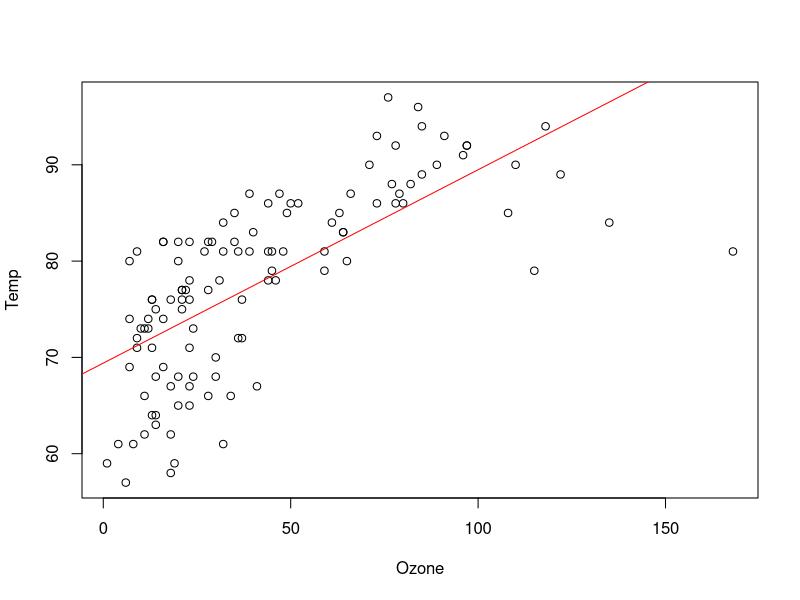
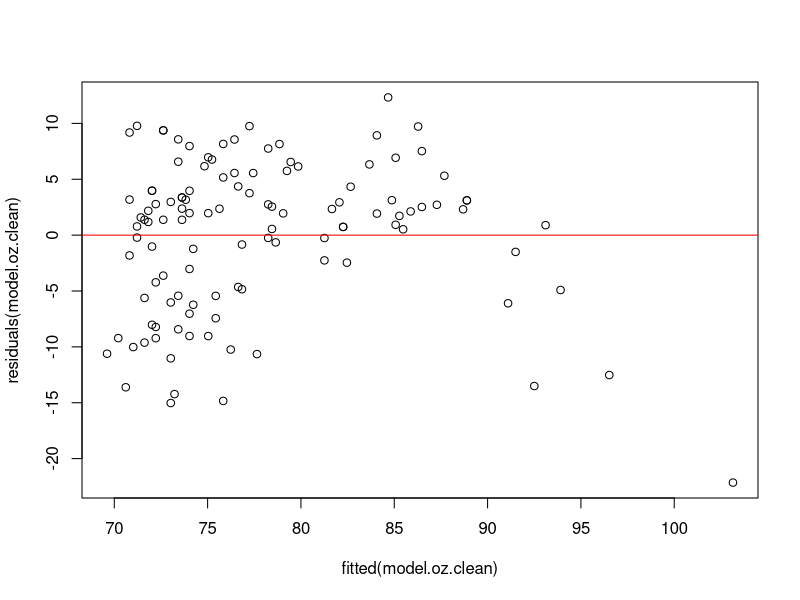
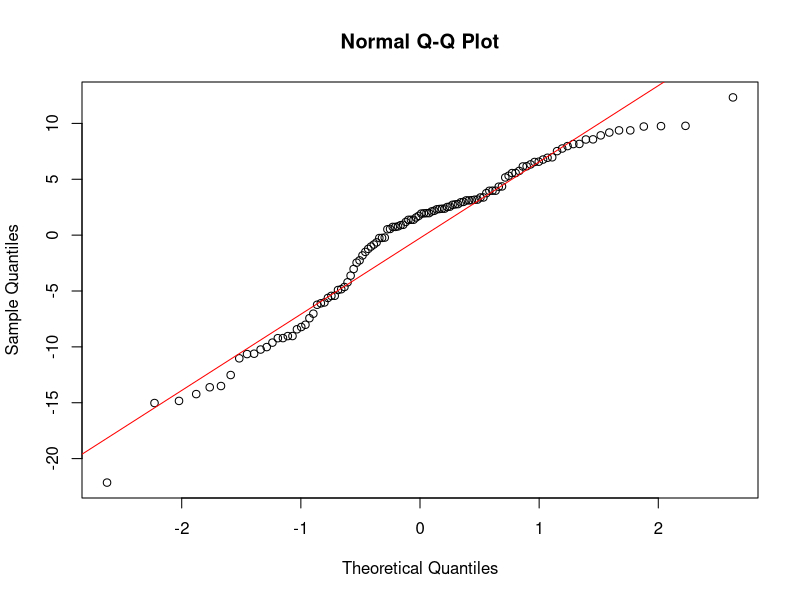
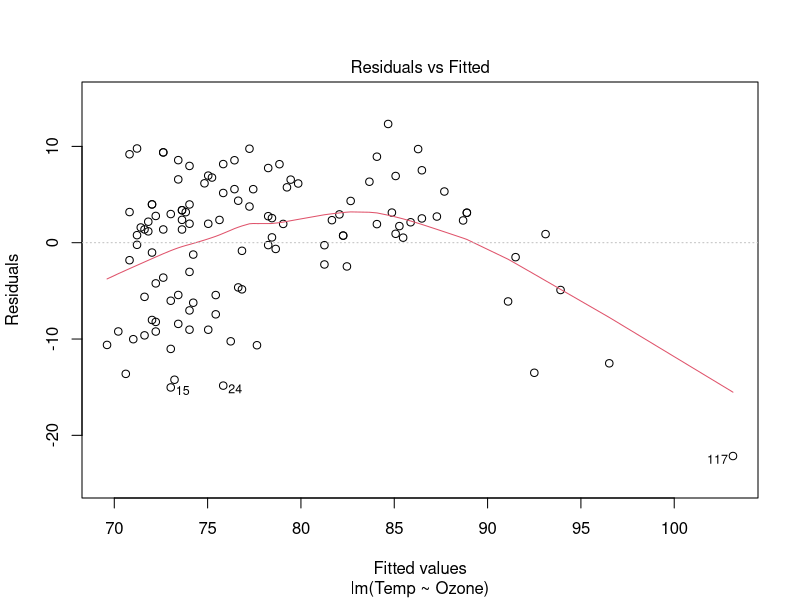
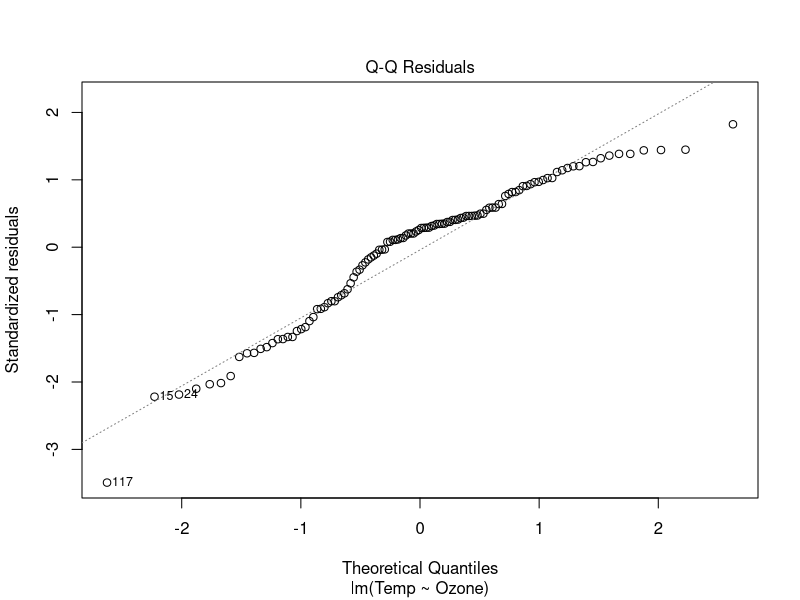
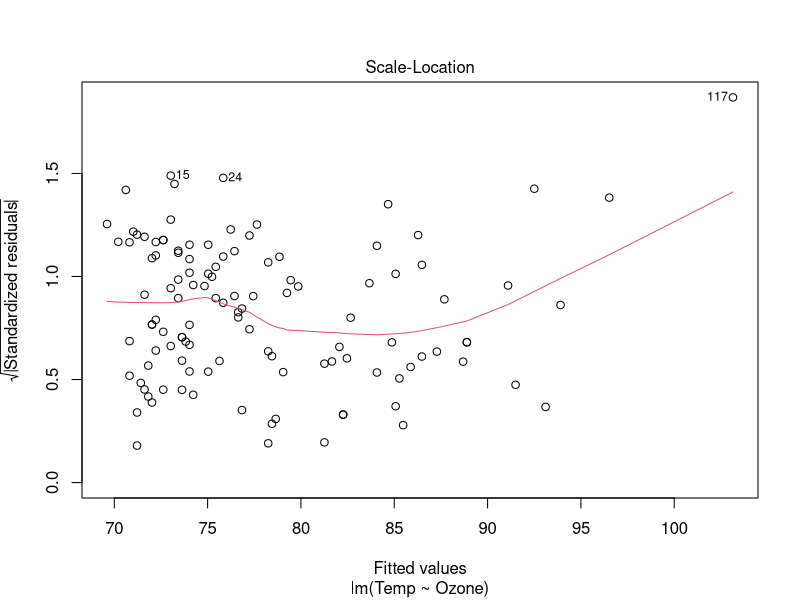
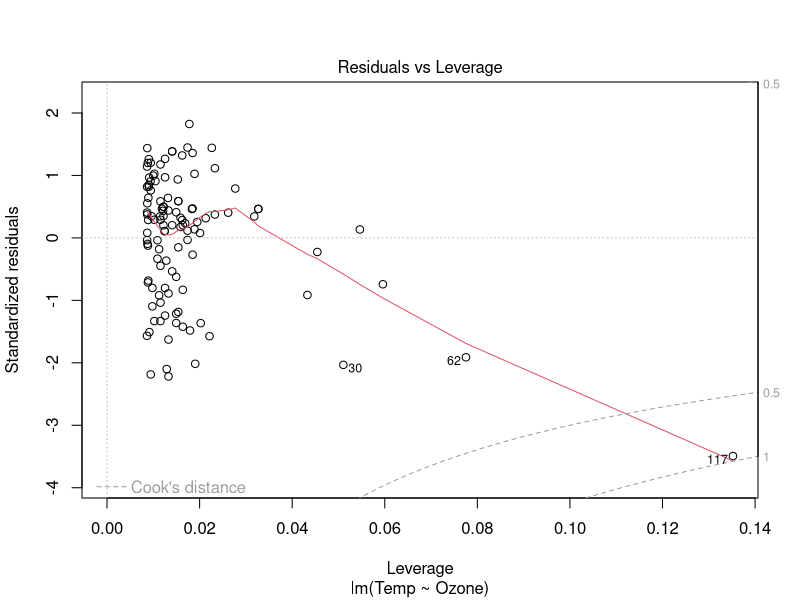

R code for these plots, in order:
##Lauren Edson
##Lab 6 exercises 4 and 5


data("airquality")
head(airquality,15)

######################################################
###Exercise 4
##Calculate the adjust R2 manually.

airquality.cleaned=airquality[which(is.na(airquality$Ozone)==FALSE),]
cleaned=subset(airquality, is.na(Ozone)==FALSE)


model.oz.clean = lm(Temp~Ozone, data=cleaned)
summary(model.oz.clean)
plot(Temp~Ozone, data=cleaned)
abline(lm(Temp~Ozone, data=cleaned), col="red")
#Multiple R-squared:  0.4877,	Adjusted R-squared:  0.4832 
#114 degrees of freedom


res = residuals(model.oz.clean)
RSS = sum(res^2)
RSE = sqrt(RSS/summary(model.oz.clean)$df[2])
SSY = deviance(lm(cleaned$Temp~1))
SSY #13617.88

SSY1 = var(cleaned$Temp)*152 

#adjusted
R2 = 1 - (RSS/(115-2))/(SSY/(115-1))
R2 #0.4831736

##this manually calculated R squared does match the 
## summary of the model.



######################################################
###Exercise 5
##Check residual independency, homoscedasticity, and normality for the model 
##with ozone as the independent variable and interpret the results briefly.



##Test for autocorrelation, i.e. independency########
install.packages('lmtest')
library(lmtest)
dwtest(model.oz.clean , alternative=c("two.sided"))
# Durbin-Watson test
# data:  model.oz.clean
# DW = 1.1833, p-value = 7.276e-06
# alternative hypothesis: true autocorrelation is not 0
##So this tells us that there is an autocorrelation. The amount of ozone
##is related to the ozone from the day before


###Check homoscedasticity #################
plot(residuals(model.oz.clean)~fitted(model.oz.clean))
abline(lm(residuals(model.oz.clean)~fitted(model.oz.clean)), col="red")
#plot(model.oz.clean, which=c(1))

##the plot of residuals shows that the variances are not consistent
##This means that they are not homoscedastic

bptest(model.oz.clean)
#studentized Breusch-Pagan test
#data:  model.oz.clean
#BP = 3.2346, df = 1, p-value = 0.0721

## the bp test shows a p-value that is not significant, meaning that the
##residuals of this model are homoscedastic


###Check Normality#######################
qqnorm(residuals(model.oz.clean))
qqline(residuals(model.oz.clean), col="red")
#plot(model.oz.clean, which=c(2))

shapiro.test(residuals(model.oz.clean))
# Shapiro-Wilk normality test
# data:  residuals(model.oz.clean)
# W = 0.94867, p-value = 0.000226

##These tests show us that the assumption
##of normality is a safe assumption

### Oscar: 
### No, this means the residuals do not pass the shpiro test. 
### If you plot the residuals, you will find it not normally distributed. 


##plot the model to check plots
plot(model.oz.clean)
